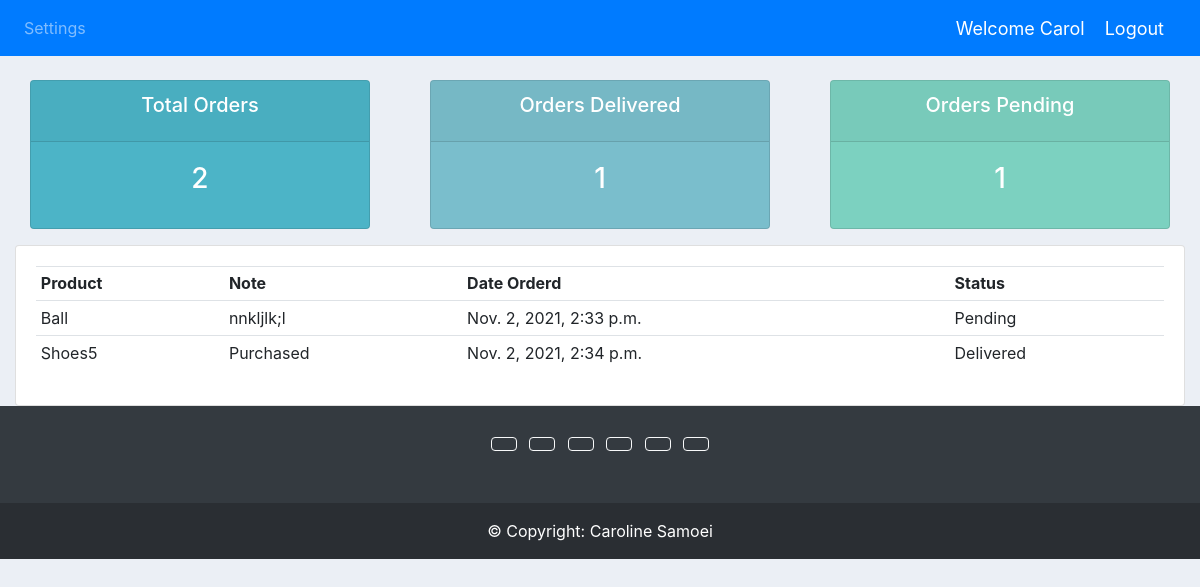
Page /user/ (signed in) on the earlier database version.
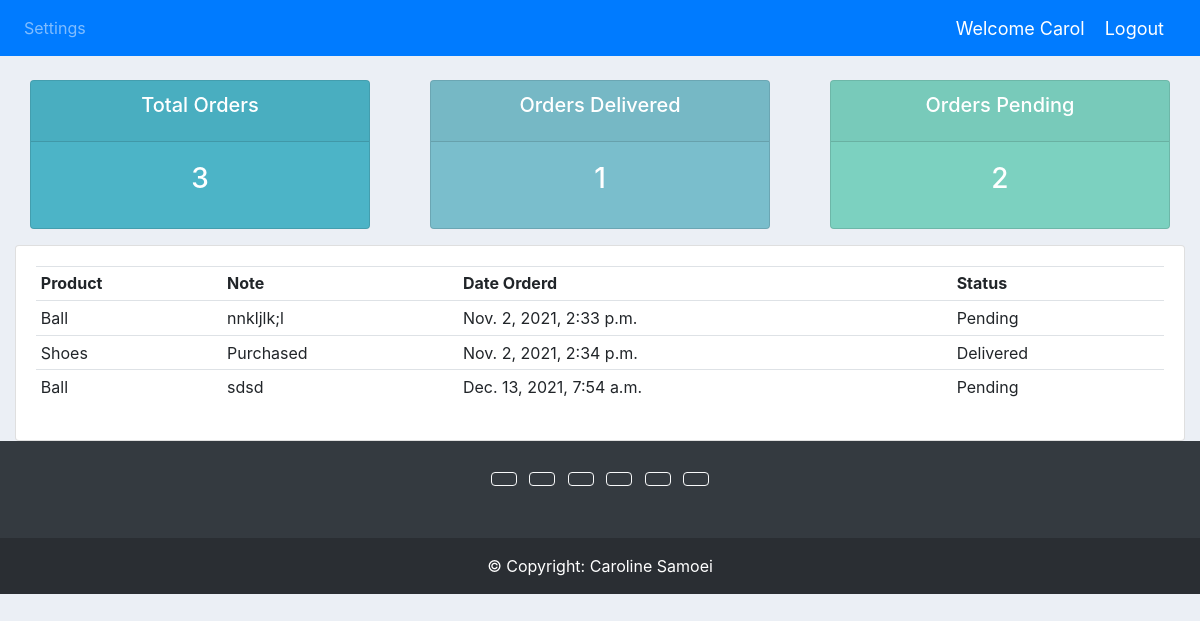
Same page on the later database version.
### accounts/models.py (models this page shows)
class Order(models.Model):
	STATUS = (
			('Pending', 'Pending'),
			('Out for delivery', 'Out for delivery'),
			('Delivered', 'Delivered'),
			)
	customer = models.ForeignKey(Customer, null=True, on_delete= models.SET_NULL)
	product = models.ForeignKey(Product, null=True, on_delete= models.SET_NULL)
	date_created = models.DateTimeField(auto_now_add=True, null=True)
	status = models.CharField(max_length=200, null=True, choices=STATUS)
	note = models.CharField(max_length=1000, null=True)
	def __str__(self):
		return self.product.name

class Product(models.Model):
	CATEGORY = (
			('Indoor', 'Indoor'),
			('Out Door', 'Out Door'),
			)
	name = models.CharField(max_length=200, null=True)
	price = models.FloatField(null=True)
	category = models.CharField(max_length=200, null=True, choices=CATEGORY)
	description = models.CharField(max_length=200, null=True, blank=True)
	date_created = models.DateTimeField(auto_now_add=True, null=True)
	tags = models.ManyToManyField(Tag)
	def __str__(self):
		return self.name

### accounts/decorators.py (the view)
		def wrapper_func(request, *args, **kwargs):
			group = None
			if request.user.groups.exists():
				group = request.user.groups.all()[0].name
			if group in allowed_roles:
				return view_func(request, *args, **kwargs)
			else:
				 return redirect('user-page')

### accounts/views.py (called while the page is built)
@login_required(login_url='login')
@allowed_users(allowed_roles=['customer'])
def userPage(request):
	orders = request.user.customer.order_set.all()
	total_orders = orders.count()
	delivered = orders.filter(status='Delivered').count()
	pending = orders.filter(status='Pending').count()
	print('ORDERS:', orders)
	context = {'orders':orders, 'total_orders':total_orders,
	'delivered':delivered,'pending':pending}
	return render(request, 'accounts/user.html', context)

### accounts/templates/accounts/user.html
{%  extends 'accounts/main.html' %}
{% block content %}
{%  include 'accounts/status.html' %}
<div class="row">
	<div class="col-md">
		<div class="card card-body">
			<table class="table table-sm">
				<tr>
					<th>Product</th>
					<th>Note</th>
					<th>Date Orderd</th>
					<th>Status</th>
				</tr>
				{% for order in orders %}
				<tr>
					<td>{{order.product}}</td>
					<td>{{order.note}}</td>
					<td>{{order.date_created}}</td>
					<td>{{order.status}}</td>
				</tr>
				{% endfor %}
			</table>
		</div>
	</div>
</div>
{% endblock content %}

Differences in the rows shown:
changed through a linked row, Order "Purchased": product "Shoes5" → "Shoes"
added Order: product "Ball", note "sdsd", date_created "Dec. 13, 2021, 7:54 a.m.", status "Pending"
Other differences:
{{ total_orders }}: "2" → "3"
{{ pending }}: "1" → "2"
